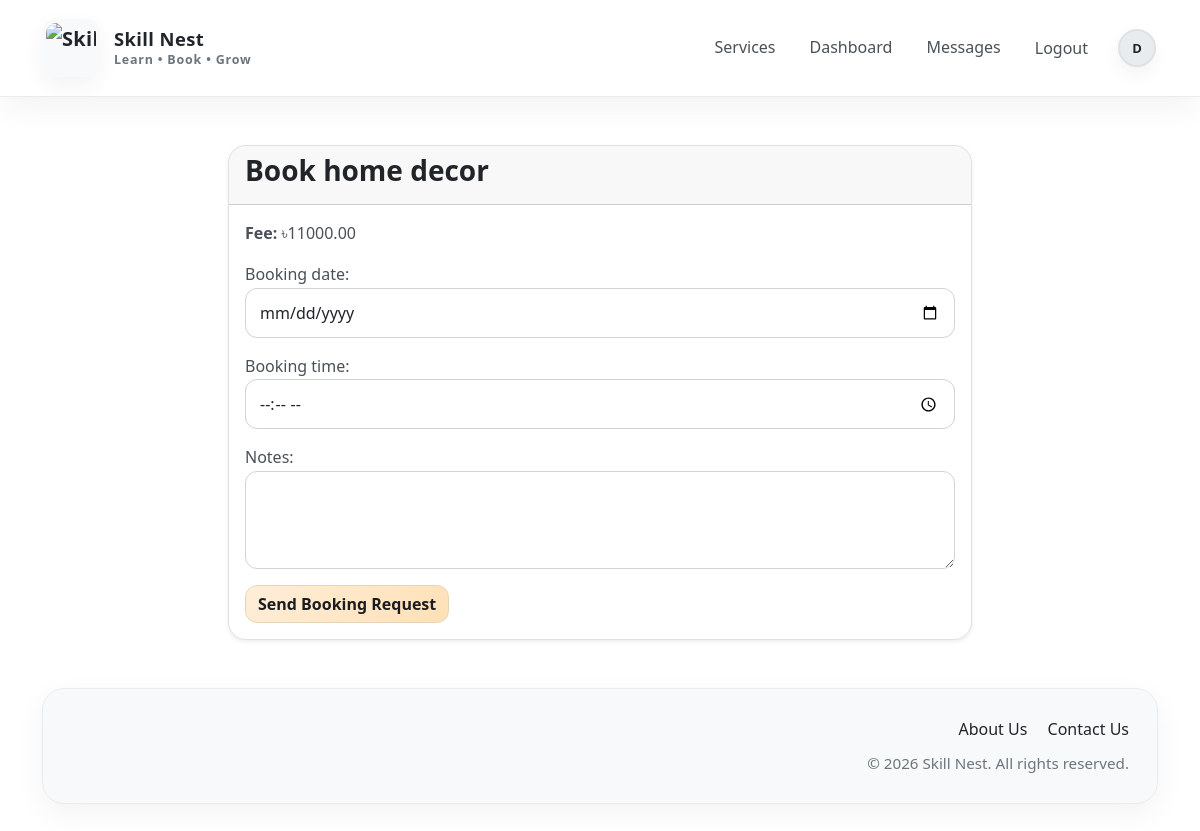
The page /bookings/create/7/ (signed in) on the database its author committed.
### accounts/models.py (models this page shows, shortened)
class User(AbstractUser):
    ROLE_CHOICES = (
        ('learner', 'Learner'),
        ('provider', 'Provider'),
        ('admin_user', 'Admin User'),
    )
    role = models.CharField(max_length=20, choices=ROLE_CHOICES, default='learner')
    email = models.EmailField(unique=True)
    division = models.CharField(max_length=100, blank=True)
    city = models.CharField(max_length=100, blank=True)
    area = models.CharField(max_length=100, blank=True)
    address = models.TextField(blank=True)
    phone = models.CharField(max_length=20, blank=True)
    profile_picture = models.ImageField(upload_to='profiles/', blank=True, null=True)
    is_provider_verified = models.BooleanField(default=False)
    is_suspended = models.BooleanField(default=False)
    temporary_password_sent = models.BooleanField(default=False)
    USERNAME_FIELD = 'email'
    REQUIRED_FIELDS = ['username']

### services/models.py (models this page shows, shortened)
class Service(models.Model):
    provider = models.ForeignKey(settings.AUTH_USER_MODEL, on_delete=models.CASCADE, related_name='services')
    category = models.ForeignKey(ServiceCategory, on_delete=models.SET_NULL, null=True, related_name='services')
    title = models.CharField(max_length=200)
    description = models.TextField()
    price = models.DecimalField(max_digits=10, decimal_places=2)
    duration_minutes = models.PositiveIntegerField()
    division = models.CharField(max_length=100)
    city = models.CharField(max_length=100)
    area = models.CharField(max_length=100)
    address = models.TextField()
    image = models.ImageField(upload_to='services/', blank=True, null=True)
    is_active = models.BooleanField(default=True)
    created_at = models.DateTimeField(auto_now_add=True)
    updated_at = models.DateTimeField(auto_now=True)
    class Meta:
        ordering = ['-created_at']

### accounts/decorators.py (the view)
    def wrapper(request, *args, **kwargs):
        if not request.user.is_authenticated:
            messages.error(request, 'Please log in first.')
            return redirect('login')
        if request.user.role != 'learner':
            messages.error(request, 'Only learners can access this page.')
            return redirect('dashboard_redirect')
        return view_func(request, *args, **kwargs)

### bookings/forms.py
class BookingForm(forms.ModelForm):
    class Meta:
        model = Booking
        fields = ['booking_date', 'booking_time', 'notes']
        widgets = {
            'booking_date': forms.DateInput(attrs={'type': 'date', 'class': 'form-control'}),
            'booking_time': forms.TimeInput(attrs={'type': 'time', 'class': 'form-control'}),
            'notes': forms.Textarea(attrs={'class': 'form-control', 'rows': 3}),
        }

### bookings/views.py (called while the page is built, shortened)
@learner_required
def create_booking(request, service_id):
    service = get_object_or_404(Service, id=service_id, is_active=True)
    if request.user == service.provider:
        messages.error(request, 'You cannot book your own service.')
        return redirect('service_detail', pk=service.id)
    form = BookingForm(request.POST or None)
    return render(request, 'bookings/create_booking.html', {
        'form': form,
        'service': service
    })

### templates/bookings/create_booking.html (shortened to what this page needs)
{% extends 'base.html' %}
{% block content %}
<div class="card shadow-sm col-md-8 mx-auto">
    <div class="card-header"><h3>Book {{ service.title }}</h3></div>
    <div class="card-body">
        <p><strong>Fee:</strong> ৳{{ service.price }}</p>
        <form method="post">
            {{ form.as_p }}
            <button class="btn btn-success" type="submit">Send Booking Request</button>
        </form>
    </div>
</div>
{% endblock %}

### templates/base.html (shortened to what this page needs)
{% load static %}
<!DOCTYPE html>
<html lang="en">
<head>
    <link href="https://cdn.jsdelivr.net/npm/bootstrap@5.3.3/dist/css/bootstrap.min.css" rel="stylesheet">
    <link rel="stylesheet" href="{% static 'css/style.css' %}">
</head>
<body class="skillnest-body d-flex flex-column min-vh-100">
<nav class="navbar navbar-expand-lg skillnest-navbar sticky-top">
    <div class="container">
        <a class="navbar-brand skillnest-brand" href="{% url 'home' %}">
            <img src="{% static 'img/logo.png' %}" alt="Skill Nest Logo" class="skillnest-logo">
            <div class="brand-text-wrap">
                <span class="brand-title">Skill Nest</span>
                <span class="brand-subtitle">Learn • Book • Grow</span>
            </div>
        </a>
        <div class="collapse navbar-collapse" id="navbarNav">
            {% if user.is_authenticated %}
                <ul class="navbar-nav ms-auto align-items-lg-center nav-gap">
                    <li class="nav-item">
                        <a class="nav-link skillnest-nav-link {% if request.resolver_match.url_name == 'service_list' %}active{% endif %}"
                           href="{% url 'service_list' %}">Services</a>
                    </li>
                    <li class="nav-item">
                        <a class="nav-link skillnest-nav-link {% if request.resolver_match.url_name == 'dashboard_redirect' %}active{% endif %}"
                           href="{% url 'dashboard_redirect' %}">Dashboard</a>
                    </li>
                    <li class="nav-item">
                        <a class="nav-link skillnest-nav-link {% if request.resolver_match.url_name == 'inbox' %}active{% endif %}"
                           href="{% url 'inbox' %}">Messages</a>
                    </li>
                    <li class="nav-item">
                        <form method="post" action="{% url 'logout' %}" class="d-inline">
                            <button type="submit" class="nav-link btn btn-link text-decoration-none skillnest-nav-link navbar-logout-btn">
                                Logout
                            </button>
                        </form>
                    </li>
                    <li class="nav-item ms-lg-2">
                        <a class="navbar-profile-link" href="{% url 'profile_manage' %}" title="Profile">
                            {% if user.profile_picture %}
                                <img src="{{ user.profile_picture.url }}"
                                     alt="Profile"
                                     class="navbar-profile-img">
                            {% else %}
                                <div class="navbar-profile-placeholder">
                                    {{ user.username|first|upper }}
                                </div>
                            {% endif %}
                        </a>
                    </li>
                </ul>
            {% endif %}
        </div>
    </div>
</nav>
<main class="container mt-4 mt-lg-5 flex-grow-1">
    {% block content %}{% endblock %}
</main>
<footer class="skillnest-footer mt-5">
    <div class="container">
        <div class="footer-shell">
            <div class="row g-4 align-items-center">
                <div class="col-lg-6">
                </div>
                <div class="col-lg-6 text-lg-end">
                    <div class="footer-links mb-2">
                        <a href="{% url 'about_us' %}" class="footer-link me-3">About Us</a>
                        <a href="{% url 'contact_us' %}" class="footer-link">Contact Us</a>
                    </div>
                    <p class="footer-copy mb-0">© 2026 Skill Nest. All rights reserved.</p>
                </div>
            </div>
        </div>
    </div>
</footer>
</body>
</html>

### static/css/style.css (style rules this page uses)
:root { --bg-primary: #ffffff; --bg-secondary: #f8f9fa; --bg-elevated: #ffffff; --bg-soft: #f1f3f5; --border-color: #dee2e6; --text-primary: #212529; --text-secondary: #495057; --text-muted: #6c757d; --accent-blue: #FFF5E1; --accent-teal: #FFEED9; --accent-gold: #FFE4C4; --accent-highlight: #FFF8EC; --success-dark: #d4edda; --danger-dark: #f8d7da; --warning-dark: #fff3cd; --info-dark: #d1ecf1; --shadow-soft: 0 10px 30px rgba(0, 0, 0, 0.05); --shadow-card: 0 12px 35px rgba(0, 0, 0, 0.08); --radius-lg: 18px; --radius-md: 14px; --radius-sm: 10px; --transition: all 0.28s ease; }
html { scroll-behavior: smooth; }
body.skillnest-body { background: #ffffff; color: var(--text-primary); font-family: "Segoe UI", Tahoma, Geneva, Verdana, sans-serif; line-height: 1.6; }
h1, h2, h3, h4, h5, h6 { color: var(--text-primary); font-weight: 700; }
p, li, span, label, small { color: var(--text-secondary); }
a { color: #856404; transition: var(--transition); }
.section-card, .card { background: var(--bg-primary); border: 1px solid var(--border-color); border-radius: var(--radius-lg); box-shadow: var(--shadow-card); color: var(--text-primary); }
.card { overflow: hidden; }
.form-control, .form-select, textarea { background-color: #ffffff; border: 1px solid #ced4da; color: var(--text-primary); border-radius: 12px; padding: 12px 14px; }
.form-control::placeholder, textarea::placeholder { color: var(--text-muted); }
.btn { border-radius: 12px; font-weight: 600; transition: var(--transition); }
.btn-success { background: linear-gradient(135deg, var(--accent-teal), #ffe0b5); border: 1px solid #e6d5b8; color: #1b1c1f; }
.skillnest-navbar { background: rgba(255, 255, 255, 0.96); backdrop-filter: blur(14px); border-bottom: 1px solid #e9ecef; box-shadow: 0 10px 30px rgba(0, 0, 0, 0.05); padding-top: 14px; padding-bottom: 14px; }
.skillnest-brand { display: inline-flex; align-items: center; gap: 12px; text-decoration: none; font-weight: 700; color: var(--text-primary) !important; letter-spacing: 0.3px; }
.skillnest-nav-link { color: var(--text-secondary) !important; font-weight: 500; position: relative; padding: 10px 14px !important; border-radius: 10px; transition: var(--transition); }
.nav-gap { gap: 6px; }
.navbar-profile-link { display: flex; align-items: center; justify-content: center; text-decoration: none; padding: 2px; border-radius: 50%; transition: var(--transition); }
.navbar-profile-placeholder { width: 38px; height: 38px; min-width: 38px; min-height: 38px; max-width: 38px; max-height: 38px; border-radius: 50%; background: #e9ecef; color: #212529; display: flex; align-items: center; justify-content: center; font-weight: 700; border: 2px solid #dee2e6; font-size: 13px; box-shadow: 0 8px 18px rgba(0, 0, 0, 0.05); }
.navbar-logout-btn { border: none; background: none; padding: 10px 14px !important; }
.skillnest-footer { padding: 0 0 30px; }
.footer-shell { background: #f8f9fa; border: 1px solid #e9ecef; border-radius: 22px; padding: 28px; box-shadow: var(--shadow-soft); }
.footer-link { color: var(--text-primary); text-decoration: none; font-weight: 500; }
.footer-copy { color: var(--text-muted); font-size: 0.95rem; }
.skillnest-brand { display: inline-flex; align-items: center; gap: 14px; text-decoration: none; color: var(--text-primary) !important; }
.skillnest-logo { width: 58px; height: 58px; object-fit: contain; border-radius: 14px; padding: 4px; background: #f8f9fa; box-shadow: 0 8px 22px rgba(0, 0, 0, 0.05); }
.brand-text-wrap { display: flex; flex-direction: column; line-height: 1.1; }
.brand-title { font-size: 1.15rem; font-weight: 700; color: var(--text-primary); letter-spacing: 0.4px; }
.brand-subtitle { font-size: 0.78rem; color: var(--text-muted); letter-spacing: 0.8px; margin-top: 4px; }

### rows shown on the page
User: username|first "D"
Service: title "home decor", price "11000.00"
